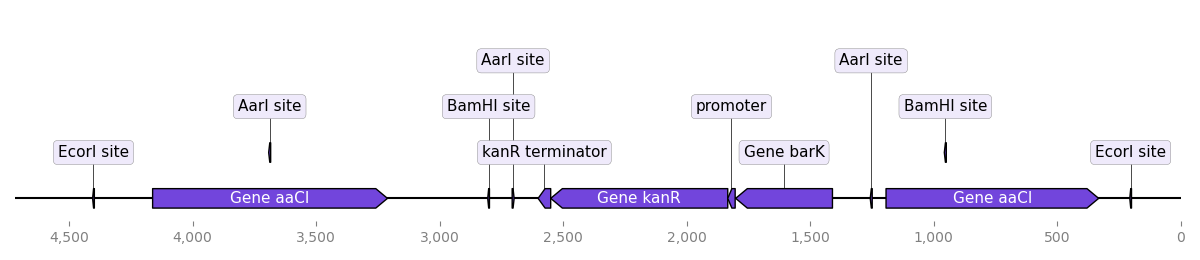

Reproduce this figure in Python.
"""This example shows how you can very easily flip a plot horizontally if you
need, using Matplotlib's ax.set_xlim() method."""

from DnaPlotVisualization import BiopythonTranslator

ax = BiopythonTranslator.quick_class_plot("example_sequence.gb")
x1, x2 = ax.get_xlim()
ax.set_xlim(x2, x1)
ax.figure.tight_layout()
ax.figure.savefig("example_with_inverted_x_axis.png")
